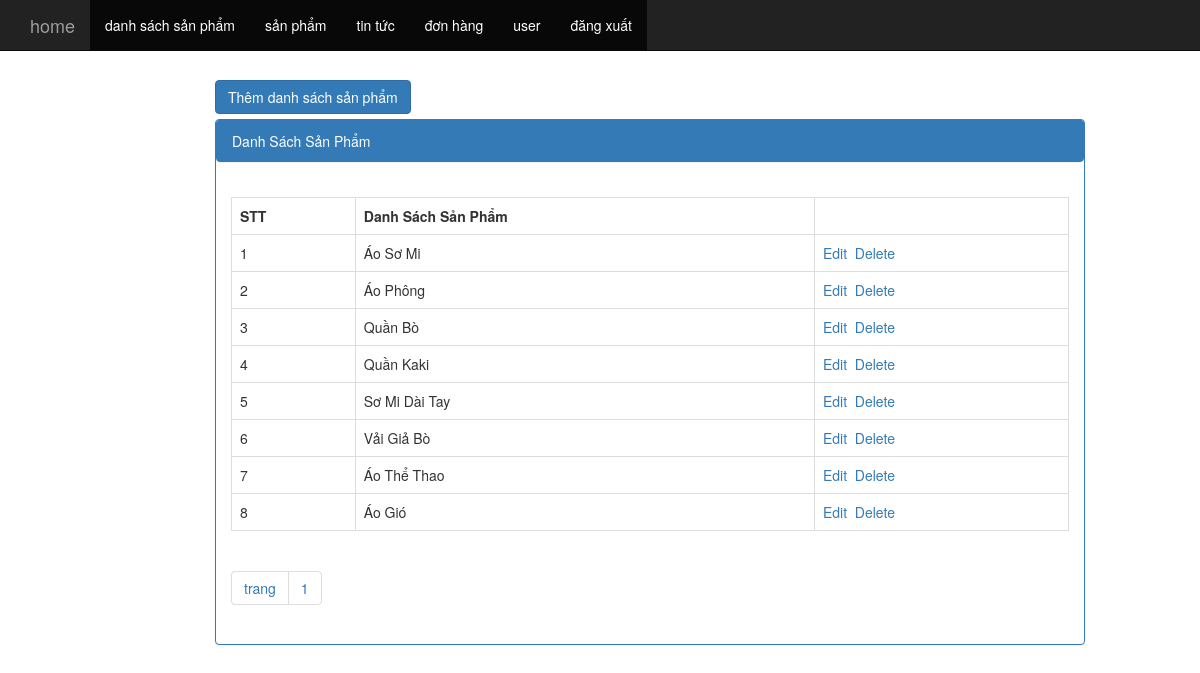
Screenshot of /admin/index.php?controller=category_product (signed in) with the database file from the repository.
### tables this page shows
CREATE TABLE `tbl_category_book` (
  `pk_category_book_id` int(11) NOT NULL,
  `c_name` varchar(200) NOT NULL
);

### admin/controller/controller_category_product.php (called while the page is built, shortened)
<?php
class category_product extends controller{
	public function __construct()
	{
		$record_per_page=10;
		$total_record=$this->model->count("select * from tbl_category_book");
		$num_page=ceil($total_record/$record_per_page);
		$page=isset($_GET["p"])?($_GET["p"]-1):0;
		$from=$record_per_page*$page;
		$arr=$this->model->fetch("select * from tbl_category_book limit $from,$record_per_page ");
			include "view/view_category_product.php";
		}
	}
new category_product();
?>

### application/controller.php (called while the page is built, shortened)
<?php
class controller{
	public function __construct()
	{
		$this->model=new model();
	}
}
?>

### application/model.php (called while the page is built, shortened)
<?php
class model
{
	public function fetch($sql){
			global $con;
			$result = mysqli_query($con,$sql);
			$arr = array();
			while($rows = mysqli_fetch_array($result))
				$arr[] = $rows;
			return $arr;
		}
	public function count($sql)
	{
		global $con;
		$result=mysqli_query($con,$sql);
		return mysqli_num_rows($result);
	}
}
?>

### admin/view/view_category_product.php (the view)
<div class="col-md-9 col-xs-offset-2">
	<div  style="margin-bottom: 5px;">
	<a href="index.php?controller=add_edit_category_product&act=add" class="btn btn-primary">Thêm danh sách sản phẩm</a>
	</div>
	<div class="panel panel-primary">
		<div class="panel panel-heading">Danh Sách Sản Phẩm</div>
		<div class="panel-body">
			<table class="table table-hover table-bordered">
				<tr>
					<th>STT</th>
					<th>Danh Sách Sản Phẩm</th>
					<th></th>
				</tr>
					<?php
				$stt=0;
				foreach($arr as $rows)
				{
					$stt++;
				?>
				<tr>
					<td><?php echo $stt?></td>
					<td><?php echo $rows["c_name"]?></td>
					<td>
						<a href="index.php?controller=add_edit_category_product&act=edit&id=<?php echo $rows["pk_category_book_id"]?>">Edit</a>&nbsp;
						<a href="index.php?controller=category_product&act=delete&id=<?php echo $rows["pk_category_book_id"]?>" onclick="return window.confirm('are you sure')" >Delete</a>
					</td>
				</tr>
				<?php } ?>
			</table>
			<ul class="pagination">
				<li ><a href="#">trang</a>
				</li>
				<?php
				for($i=1;$i<=$num_page;$i++)
				{
				?>
				<li ><a href="index.php?controller=category_product&p=<?php echo $i?>"><?php echo $i ?></a></li>
				<?php } ?>
			</ul>
		</div>
	</div>
</div>

### rows the page displays
tbl_category_book: c_name "Áo Sơ Mi"
tbl_category_book: c_name "Áo Phông"
tbl_category_book: c_name "Quần Bò"
tbl_category_book: c_name "Quần Kaki"
tbl_category_book: c_name "Sơ Mi Dài Tay"
tbl_category_book: c_name "Vải Giả Bò"
tbl_category_book: c_name "Áo Thể Thao"
tbl_category_book: c_name "Áo Gió"
